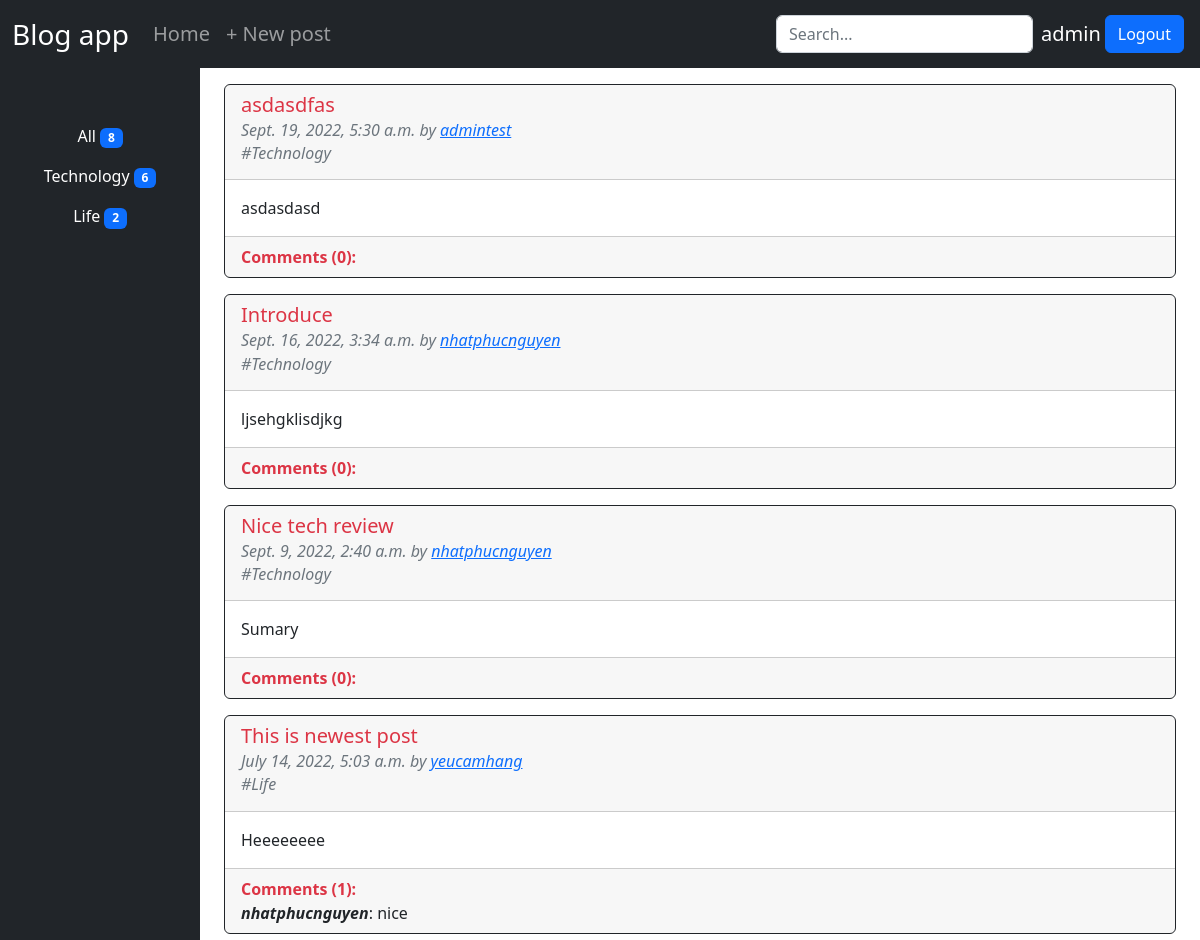
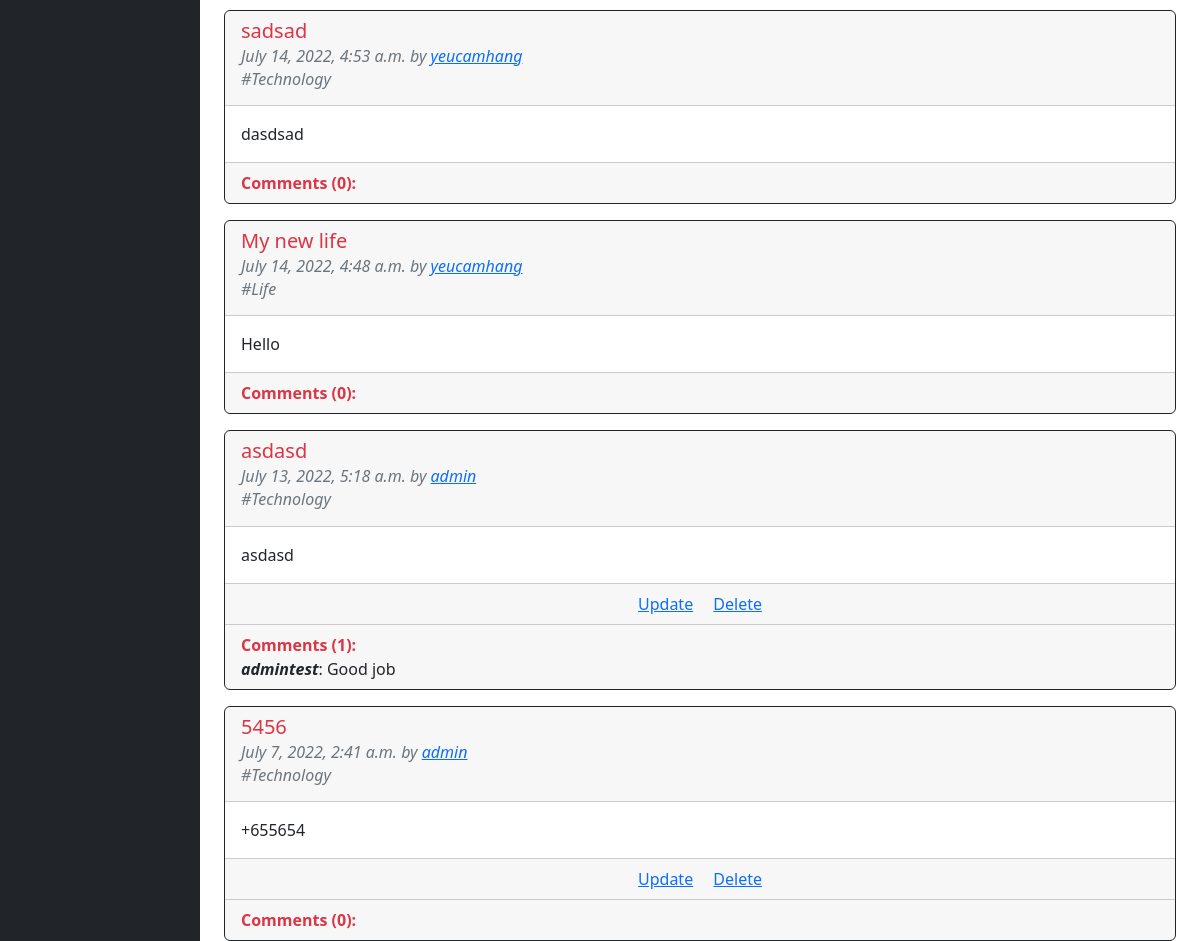
The page /post_list/ (signed in) on the database its author committed (2 pictures, top to bottom).
### base/models.py (models this page shows, shortened)
class Topic(models.Model):
    name = models.CharField(max_length=100)
    def __str__(self):
        return self.name

class Post(models.Model):
    topic = models.ForeignKey(Topic,null=True,on_delete=models.SET_NULL)
    title = models.CharField(max_length=150)
    body = models.TextField()
    author = models.ForeignKey(
        User,
        on_delete= models.CASCADE,
    )
    timeUpdated = models.DateTimeField(auto_now_add=True)
    timeCreated = models.DateTimeField(auto_created=True,auto_now_add=True)
    class Meta:
        ordering = ('-timeUpdated','-timeCreated')

class Comment(models.Model):
    post = models.ForeignKey(
        Post,
        on_delete=models.CASCADE,
        related_name='comments'
    )
    author = models.ForeignKey(
        User,
        on_delete=models.CASCADE,
    )
    body = models.TextField(max_length=250)
    timeCreated = models.DateTimeField(auto_created=True,auto_now_add=True)
    class Meta:
        ordering = ('-timeCreated',)

### base/views.py (the view)
# urls.py: path('post_list/',views.post_list,name='post_list'),
def post_list(request):
    q = request.GET.get('q') if request.GET.get('q') != None else ''
    posts = Post.objects.filter(
        Q(topic__name__icontains=q) |
        Q(title__icontains=q) |
        Q(body__icontains=q) |
        Q(author__username = q)
    )
    topics = Topic.objects.all()
    all_post_count= Post.objects.all().count()
    topic_post_count = {}
    for topic in topics:
        topic_post_count.update({topic.name:Post.objects.filter(topic__name=topic).count()})
    context = {'posts':posts,'topics':topics,'post_count':all_post_count,'topic_post_count':topic_post_count}
    return render(request,'base/post_list.html',context)

### base/templates/base/post_list.html (shortened to what this page needs)
{% extends 'base.html' %}
{% block content %}
    <div class="container-fluid">
        <div class="row">
            <div class="col-6 col-md-2 bg-dark text-center" style="min-height: 100vh;">
                {% include 'base/topiclist_component.html' %}
            </div>
            <div class="col">
                {% include 'base/postlist_component.html' %}
            </div>
        </div>
    </div>
{% endblock %}

### templates/navbar.html (shortened to what this page needs)
<nav class="navbar navbar-expand-lg navbar-dark bg-dark">
    <div class="container-fluid">
        <a class="navbar-brand fs-3" href="#">Blog app</a>
        <div class="collapse navbar-collapse fs-5" id="navbarNav">
            <ul class="navbar-nav me-auto mb-2 mb-lg-0">
                <li class="nav-item">
                    <a class="nav-link" href="{% url 'post_list' %}">Home</a>
                </li>
                {% if request.user.is_authenticated %}
                <li class="nav-item">
                    <a class="nav-link " href="{% url 'post_create' %}">+ New post</a>
                </li>
                {% endif %}
            </ul>
            <div class="d-flex p-1 justify-content-end">
                <form class="d-flex" role="search" method="GET" action="{% url 'post_list' %}">
                    <input class="form-control me-2" name="q" type="search" placeholder="Search..." aria-label="Search">
                </form>
                {% if request.user.is_authenticated %}
                    <span class="text-white fs-5 mt-1">{{user.username}}</span>
                    <a class="btn btn-primary ms-1" href="{% url 'logout' %}">Logout</a>
                {% else %}
                    <a class="btn btn-secondary ms-1" href="{% url 'login' %}">Login</a>
                    <a class="btn btn-primary ms-1" href="{% url 'signup' %}">Signup</a>
                {% endif %}
            </div>
        </div>
    </div>
</nav>

### base/templates/base/topiclist_component.html
<ul class="nav flex-column mt-5">
    <li class="nav-item">
        <a class="nav-link text-white" aria-current="page" href="{% url 'post_list' %}">All <span class="badge bg-primary text-wrap">{{post_count}}</span></a>
        </li>
    {% for topic,quantity in topic_post_count.items %}
        <li class="nav-item">
        <a class="nav-link text-white" aria-current="page" href="{% url 'post_list' %}?q={{topic}}">{{topic}} <span class="badge bg-primary text-wrap">{{quantity}}</span></a>
        </li>
    {% endfor %}
</ul>

### base/templates/base/postlist_component.html
{% for post in posts %}
<div class="container">
    <div div class="card border-dark border-1" style="width: 100%; margin-top:1rem">
        <div class="card-header">
            <h5 class="card-title"><a href="{% url 'post_details' post.id %}"
                    class="text-decoration-none link-danger">{{post.title}}</a></h5>
            <h6 class="card-subtitle mb-2 fst-italic text-muted ">{{post.timeCreated}} by <a
                    href="{% url 'author_profile' post.author.id %}">{{post.author}}</a></h6>
            <h6 class="card-subtitle mb-2 fst-italic text-muted "> #{{post.topic}}</h6>
        </div>
        <div class="card-body">
            <p class="card-text">{{post.body}}</p>
        </div>
        {% if request.user == post.author%}
        <div class="card-footer text-center">
            <a href="{% url 'post_update' post.id %}" class="card-link">Update</a>
            <a href="{% url 'post_delete' post.id %}" class="card-link">Delete</a>
        </div>
        {% endif %}
        <div class="card-footer">
            <span class="text-danger fw-bold">Comments ({{post.comments.all.count}}):</span>
            {% for comment in post.comments.all|slice:"0:2" %}
            <div><span class="fst-italic fw-bold">{{comment.author}}</span>: {{comment.body}}</div>
            {% endfor %}
        </div>
    </div>
</div>
{% endfor %}

### rows shown on the page
Topic: topic_post_count "Technology"
Topic: topic_post_count "Life"
Post: title "asdasdfas", timeCreated "Sept. 19, 2022, 5:30 a.m.", author "admintest", topic "Technology", body "asdasdasd", comments.all.count "0"
Post: title "Introduce", timeCreated "Sept. 16, 2022, 3:34 a.m.", author "nhatphucnguyen", topic "Technology", body "ljsehgklisdjkg", comments.all.count "0"
Post: title "Nice tech review", timeCreated "Sept. 9, 2022, 2:40 a.m.", author "nhatphucnguyen", topic "Technology", body "Sumary", comments.all.count "0"
Post: title "This is newest post", timeCreated "July 14, 2022, 5:03 a.m.", author "yeucamhang", topic "Life", body "Heeeeeeee", comments.all.count "1"
Comment: author "nhatphucnguyen", body "nice"
Post: title "sadsad", timeCreated "July 14, 2022, 4:53 a.m.", author "yeucamhang", topic "Technology", body "dasdsad", comments.all.count "0"
Post: title "My new life", timeCreated "July 14, 2022, 4:48 a.m.", author "yeucamhang", topic "Life", body "Hello", comments.all.count "0"
Post: title "asdasd", timeCreated "July 13, 2022, 5:18 a.m.", author "admin", topic "Technology", body "asdasd", shows "Update", comments.all.count "1"
Comment: author "admintest", body "Good job"
Post: title "5456", timeCreated "July 7, 2022, 2:41 a.m.", author "admin", topic "Technology", body "+655654", shows "Update", comments.all.count "0"

### other values the page prints
{{ user.username }} "admin"
{{ post_count }} "8"
{{ quantity }} "6" "2"
